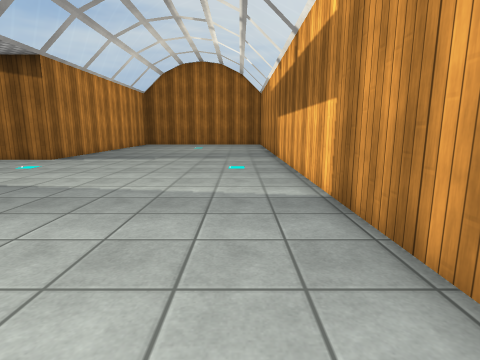
[1] (above)

19 first-person views from a walk through a scene from a Unity 3-D project. The camera is 1.2 m above the floor, tilts 10° down and sees 80° across. The floor is counted in squares, 1 m on a side. Each view is taken from the middle of a square. On the plan, view 1 faces up. The plan holds only what a view shows up to about 13 squares ahead; the rest is blank. The player is left out. Surface patterns are stand-ins for the level's own textures.

[2]
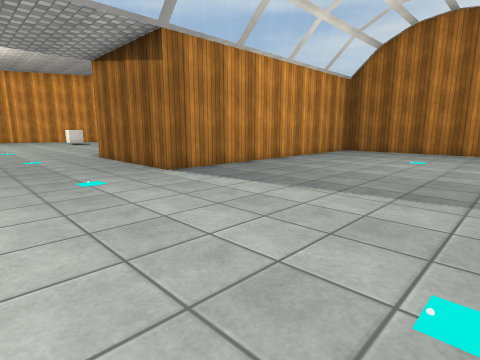

[3]
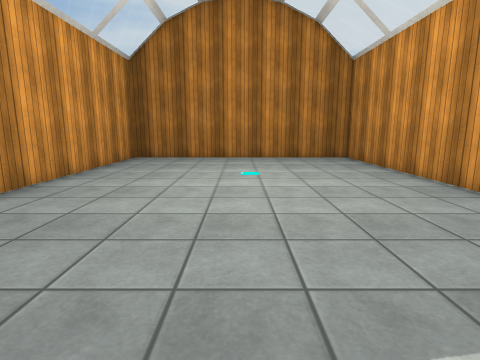

[4]
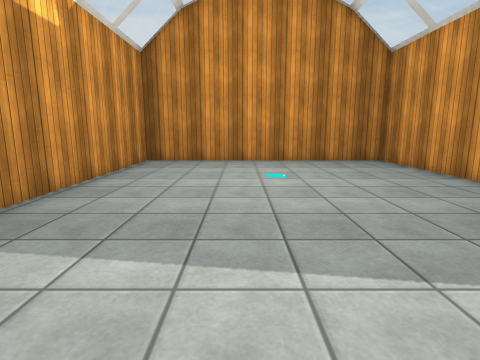

[5]
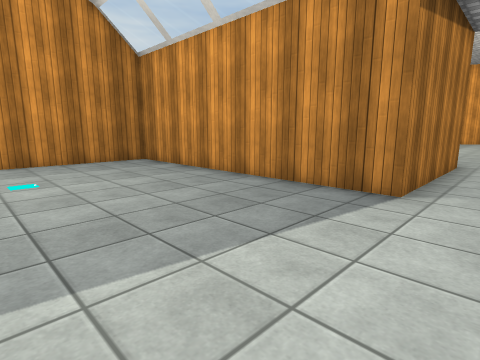

[6]
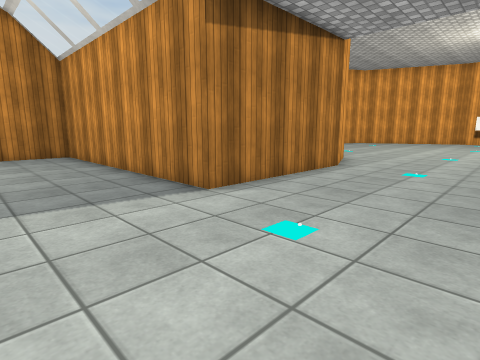

[7]
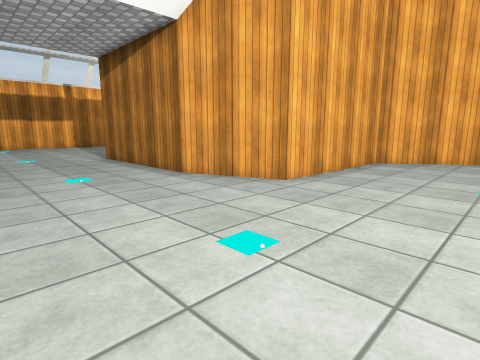

[8]
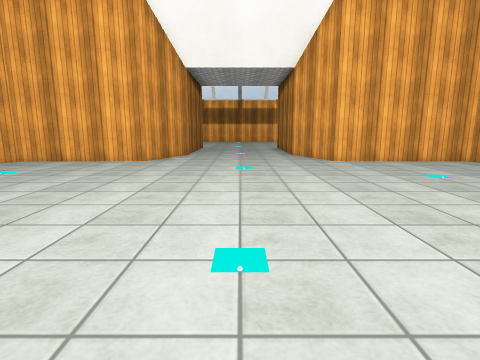

[9]
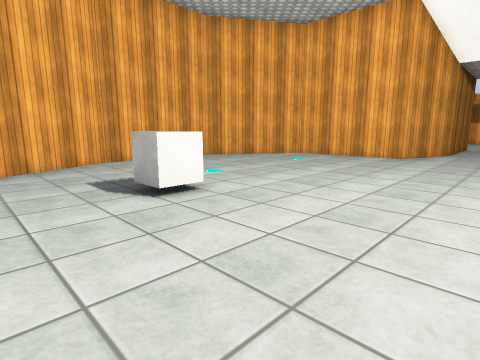

[10]
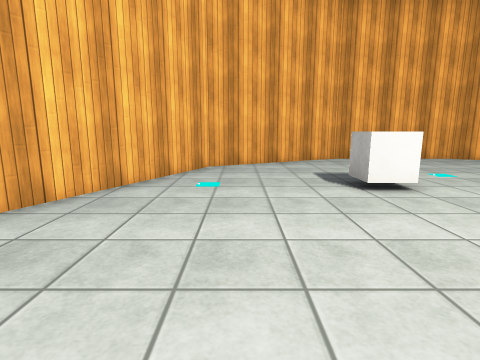

[11]
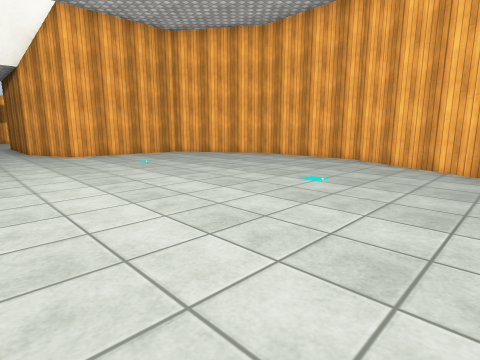

[12]
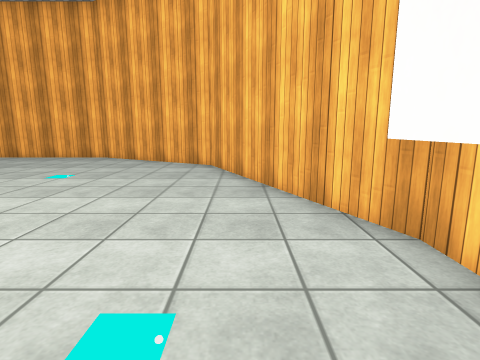

[13]
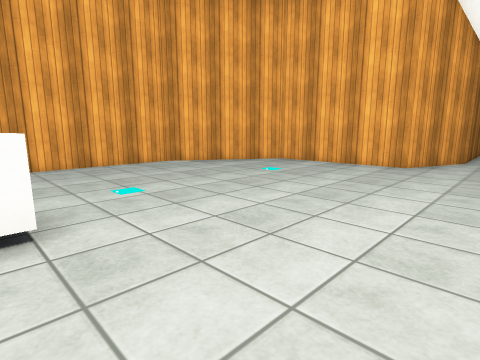

[14]
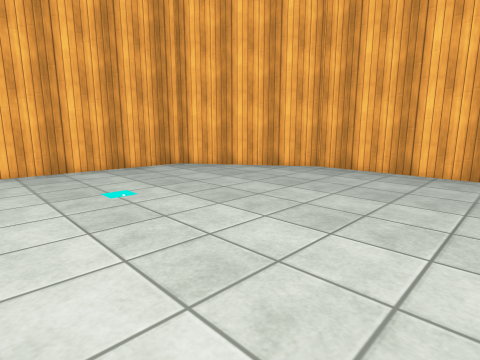

[15]
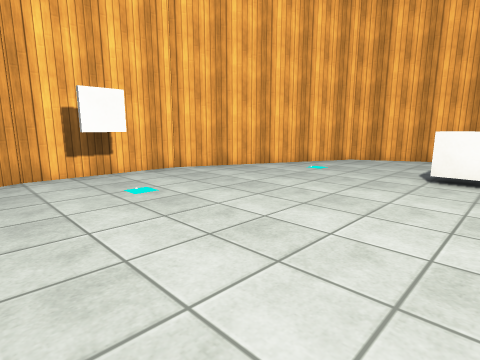

[16]
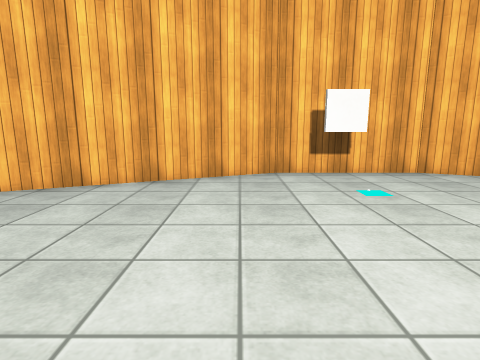

[17]
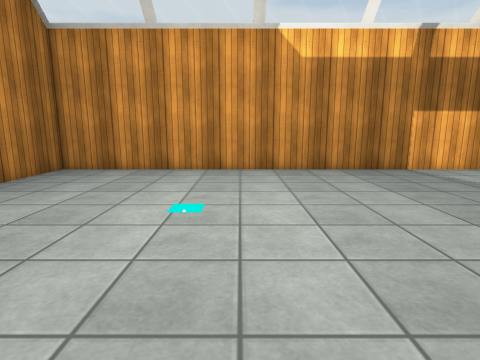

[18]
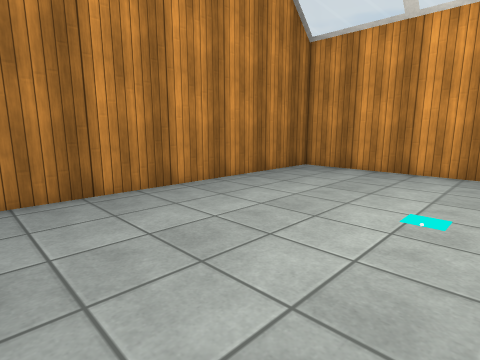

[19]
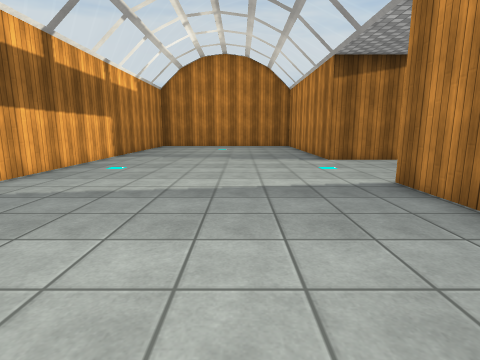

### Floor plan
Points are (right, up) in squares from view 1. A wall is a line through its corners. A room is listed if a view was taken in it or the views show most of it. See-through windows are left out.
Room 1 (views 1, 2, 3, 4, 5, 6, 7, 8, 9, 10, 11, 12, 13, 14, 15, 16, 17, 18, 19)
walls: (-13.2, 6.5) (-7.6, 6.5) (-7.6, -3.2) (1.7, -3.2) (1.7, 23.4) (-7.6, 23.4) (-7.6, 11.5) (-13.2, 11.5) (-16, 12.6) (-16.2, 17.4) (-20.2, 19.9) (-25.1, 19.9) (-30, 17.4) (-33, 11) (-33, 7) (-30, 0.2) (-25.1, -2.5) (-20.2, -2.5) (-16.2, 0.3) (-16, 5.4) (-13.2, 6.5); (-32, 9.1) (-32, 8)
objects: white cube (-26, 14)

Positions as (right, up) in squares from view 1, and headings:
1: (0, 0), facing up
2: (0, 7), facing up-left
3: (-3, 11), facing up
4: (-2, 8), facing down
5: (-2, 8), facing down-left
6: (-4, 11), facing down-left
7: (-20, 11), facing down-right
8: (-27, 9), facing right
9: (-29, 9), facing up-right
10: (-29, 8), facing up
11: (-30, 9), facing down-right
12: (-31, 10), facing down
13: (-26, 10), facing up-right
14: (-25, 6), facing down-right
15: (-25, 6), facing up-left
16: (-25, 6), facing left
17: (-7, 18), facing right
18: (-7, 18), facing up-right
19: (-4, 18), facing down
